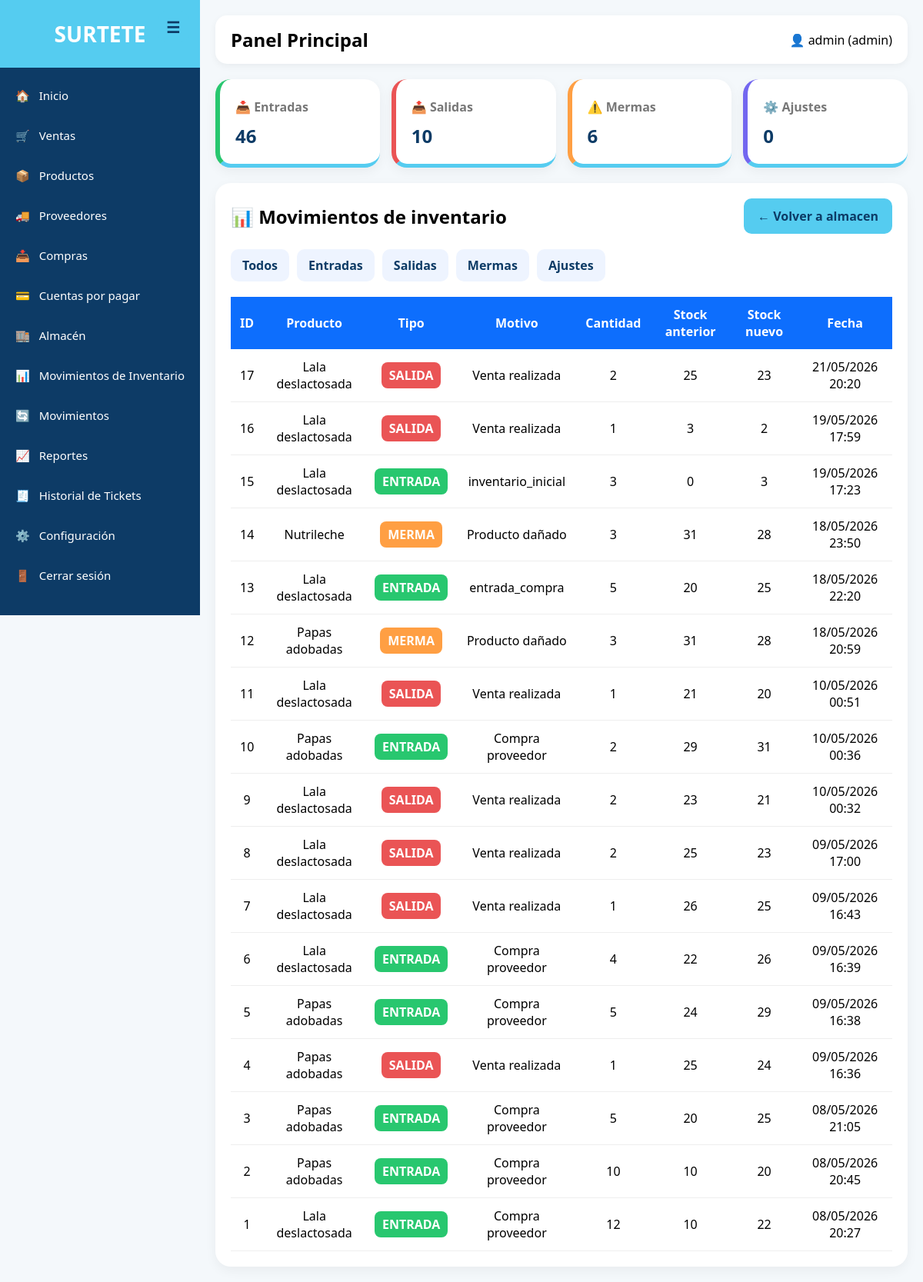
The page /inventario/index.php (signed in) on the database its author committed.
### tables this page shows
CREATE TABLE `movimientos_inventario` (
  `id` int(11) NOT NULL,
  `producto_id` int(11) NOT NULL,
  `lote_id` int(11) DEFAULT NULL,
  `usuario_id` int(11) DEFAULT NULL,
  `tipo` enum('entrada','salida','ajuste','merma','devolucion') NOT NULL,
  `motivo` varchar(255) DEFAULT NULL,
  `cantidad` int(11) NOT NULL,
  `stock_anterior` int(11) NOT NULL,
  `stock_nuevo` int(11) NOT NULL,
  `referencia_id` int(11) DEFAULT NULL,
  `referencia_tabla` varchar(50) DEFAULT NULL,
  `fecha` timestamp NOT NULL DEFAULT current_timestamp()
);

CREATE TABLE `productos` (
  `id` int(11) NOT NULL,
  `codigo_barras` varchar(50) DEFAULT NULL,
  `nombre` varchar(150) NOT NULL,
  `descripcion` text DEFAULT NULL,
  `precio_compra` decimal(10,2) DEFAULT NULL,
  `precio_venta` decimal(10,2) DEFAULT NULL,
  `stock` int(11) DEFAULT 0,
  `categoria_id` int(11) DEFAULT NULL
);

### inventario/index.php (the view, shortened to what this page needs)
<?php
include("../config/db.php");
$filtro = "";
$sql = "
SELECT
movimientos_inventario.*,
productos.nombre AS producto
FROM movimientos_inventario
INNER JOIN productos
ON movimientos_inventario.producto_id = productos.id
$filtro
ORDER BY movimientos_inventario.id DESC
";
$stmt = $conexion->query($sql);
$movimientos = $stmt->fetchAll();
$entradas = $conexion->query("
SELECT IFNULL(SUM(cantidad),0) total
FROM movimientos_inventario
WHERE tipo = 'entrada'
")->fetch()['total'];
$salidas = $conexion->query("
SELECT IFNULL(SUM(cantidad),0) total
FROM movimientos_inventario
WHERE tipo = 'salida'
")->fetch()['total'];
$mermas = $conexion->query("
SELECT IFNULL(SUM(cantidad),0) total
FROM movimientos_inventario
WHERE tipo = 'merma'
")->fetch()['total'];
$ajustes = $conexion->query("
SELECT IFNULL(SUM(cantidad),0) total
FROM movimientos_inventario
WHERE tipo = 'ajuste'
")->fetch()['total'];
?>
<!DOCTYPE html>
<html lang="es">
<head>
<link rel="stylesheet" href="../assets/css/style.css">
</head>
<body>
<?php include("../includes/sidebar.php"); ?>
<div class="main">
<?php include("../includes/topbar.php"); ?>
<div class="cards">
    <div class="card entrada">
        <p>📥 Entradas</p>
        <h2><?php echo $entradas; ?></h2>
    </div>
    <div class="card salida">
        <p>📤 Salidas</p>
        <h2><?php echo $salidas; ?></h2>
    </div>
    <div class="card merma">
        <p>⚠️ Mermas</p>
        <h2><?php echo $mermas; ?></h2>
    </div>
    <div class="card ajuste">
        <p>⚙️ Ajustes</p>
        <h2><?php echo $ajustes; ?></h2>
    </div>
</div>
<div class="table-container">
<div class="top-actions">
<h2>📊 Movimientos de inventario</h2>
<a href="../almacen/index.php" class="btn">
← Volver a almacen
</a>
</div>
<div class="filtros" style="margin-bottom:20px;">
<a href="index.php">Todos</a>
<a href="?tipo=entrada">Entradas</a>
<a href="?tipo=salida">Salidas</a>
<a href="?tipo=merma">Mermas</a>
<a href="?tipo=ajuste">Ajustes</a>
</div>
<table>
<thead>
<tr>
<th>ID</th>
<th>Producto</th>
<th>Tipo</th>
<th>Motivo</th>
<th>Cantidad</th>
<th>Stock anterior</th>
<th>Stock nuevo</th>
<th>Fecha</th>
</tr>
</thead>
<tbody>
<?php foreach($movimientos as $m): ?>
<?php
$clase = "tipo-ajuste";
if($m['tipo'] == 'entrada'){
    $clase = "tipo-entrada";
}
if($m['tipo'] == 'salida'){
    $clase = "tipo-salida";
}
if($m['tipo'] == 'merma'){
    $clase = "tipo-merma";
}
?>
<tr>
<td><?php echo $m['id']; ?></td>
<td><?php echo $m['producto']; ?></td>
<td>
<span class="tipo <?php echo $clase; ?>">
<?php echo strtoupper($m['tipo']); ?>
</span>
</td>
<td><?php echo $m['motivo']; ?></td>
<td><?php echo $m['cantidad']; ?></td>
<td><?php echo $m['stock_anterior']; ?></td>
<td><?php echo $m['stock_nuevo']; ?></td>
<td>
<?php echo date("d/m/Y H:i", strtotime($m['fecha'])); ?>
</td>
</tr>
<?php endforeach; ?>
</tbody>
</table>
</div>
</div>
</body>
</html>

### assets/css/style.css (style rules this page uses)
* { margin:0; padding:0; box-sizing:border-box; }
body { font-family:'Segoe UI',sans-serif; background:#f4f8fb; }
.main { margin-left:240px; padding:20px; }
.cards { display:grid; grid-template-columns:repeat(auto-fit,minmax(220px,1fr)); gap:20px; }
.card { background:white; border-radius:20px; padding:25px; transition:.3s; cursor:pointer; border-bottom:5px solid #55ccf0; box-shadow:0 5px 15px rgba(0,0,0,0.05); }
.card p { color:#777; margin-top:5px; }

### inventario/index.php (style rules this page uses)
.cards { display:grid; grid-template-columns:repeat(4,1fr); gap:15px; margin-bottom:20px; }
.card { background:white; padding:20px; border-radius:20px; box-shadow:0 5px 15px rgba(0,0,0,0.05); }
.card h2 { margin-top:10px; color:#0d3b66; }
.card p { color:#777; font-weight:bold; }
.entrada { border-left:6px solid #28c76f; }
.salida { border-left:6px solid #ea5455; }
.merma { border-left:6px solid #ff9f43; }
.ajuste { border-left:6px solid #7367f0; }
.table-container { background:white; padding:20px; border-radius:20px; box-shadow:0 5px 15px rgba(0,0,0,0.05); }
.top-actions { display:flex; justify-content:space-between; align-items:center; margin-bottom:20px; }
.btn { background:#55ccf0; color:#0d3b66; padding:12px 18px; text-decoration:none; border-radius:10px; font-weight:bold; }
.filtros { display:flex; gap:10px; }
.filtros a { padding:10px 15px; border-radius:10px; text-decoration:none; background:#eef4ff; color:#0d3b66; font-weight:bold; }
table { width:100%; border-collapse:collapse; }
table th { background:#0d6efd; color:white; padding:12px; }
table td { padding:12px; border-bottom:1px solid #eee; text-align:center; }
.tipo { padding:6px 10px; border-radius:8px; color:white; font-weight:bold; }
.tipo-entrada { background:#28c76f; }
.tipo-salida { background:#ea5455; }
.tipo-merma { background:#ff9f43; }

### includes/sidebar.php (style rules this page uses)
.main { margin-left:260px; transition:.3s; padding:20px; }

### rows shown on the page
movimientos_inventario: id "17", producto.nombre "Lala deslactosada", tipo "SALIDA", motivo "Venta realizada", cantidad "2", stock_anterior "25", stock_nuevo "23", fecha "21/05/2026 20:20"
movimientos_inventario: id "16", producto.nombre "Lala deslactosada", tipo "SALIDA", motivo "Venta realizada", cantidad "1", stock_anterior "3", stock_nuevo "2", fecha "19/05/2026 17:59"
movimientos_inventario: id "15", producto.nombre "Lala deslactosada", tipo "ENTRADA", motivo "inventario_inicial", cantidad "3", stock_anterior "0", stock_nuevo "3", fecha "19/05/2026 17:23"
movimientos_inventario: id "14", producto.nombre "Nutrileche", tipo "MERMA", motivo "Producto dañado", cantidad "3", stock_anterior "31", stock_nuevo "28", fecha "18/05/2026 23:50"
movimientos_inventario: id "13", producto.nombre "Lala deslactosada", tipo "ENTRADA", motivo "entrada_compra", cantidad "5", stock_anterior "20", stock_nuevo "25", fecha "18/05/2026 22:20"
movimientos_inventario: id "12", producto.nombre "Papas adobadas", tipo "MERMA", motivo "Producto dañado", cantidad "3", stock_anterior "31", stock_nuevo "28", fecha "18/05/2026 20:59"
movimientos_inventario: id "11", producto.nombre "Lala deslactosada", tipo "SALIDA", motivo "Venta realizada", cantidad "1", stock_anterior "21", stock_nuevo "20", fecha "10/05/2026 00:51"
movimientos_inventario: id "10", producto.nombre "Papas adobadas", tipo "ENTRADA", motivo "Compra proveedor", cantidad "2", stock_anterior "29", stock_nuevo "31", fecha "10/05/2026 00:36"
movimientos_inventario: id "9", producto.nombre "Lala deslactosada", tipo "SALIDA", motivo "Venta realizada", cantidad "2", stock_anterior "23", stock_nuevo "21", fecha "10/05/2026 00:32"
movimientos_inventario: id "8", producto.nombre "Lala deslactosada", tipo "SALIDA", motivo "Venta realizada", cantidad "2", stock_anterior "25", stock_nuevo "23", fecha "09/05/2026 17:00"
movimientos_inventario: id "7", producto.nombre "Lala deslactosada", tipo "SALIDA", motivo "Venta realizada", cantidad "1", stock_anterior "26", stock_nuevo "25", fecha "09/05/2026 16:43"
movimientos_inventario: id "6", producto.nombre "Lala deslactosada", tipo "ENTRADA", motivo "Compra proveedor", cantidad "4", stock_anterior "22", stock_nuevo "26", fecha "09/05/2026 16:39"
movimientos_inventario: id "5", producto.nombre "Papas adobadas", tipo "ENTRADA", motivo "Compra proveedor", cantidad "5", stock_anterior "24", stock_nuevo "29", fecha "09/05/2026 16:38"
movimientos_inventario: id "4", producto.nombre "Papas adobadas", tipo "SALIDA", motivo "Venta realizada", cantidad "1", stock_anterior "25", stock_nuevo "24", fecha "09/05/2026 16:36"
movimientos_inventario: id "3", producto.nombre "Papas adobadas", tipo "ENTRADA", motivo "Compra proveedor", cantidad "5", stock_anterior "20", stock_nuevo "25", fecha "08/05/2026 21:05"
movimientos_inventario: id "2", producto.nombre "Papas adobadas", tipo "ENTRADA", motivo "Compra proveedor", cantidad "10", stock_anterior "10", stock_nuevo "20", fecha "08/05/2026 20:45"
movimientos_inventario: id "1", producto.nombre "Lala deslactosada", tipo "ENTRADA", motivo "Compra proveedor", cantidad "12", stock_anterior "10", stock_nuevo "22", fecha "08/05/2026 20:27"

### other values the page prints
$_SESSION['usuario'] "admin"
$_SESSION['rol'] "admin"
$entradas "46"
$salidas "10"
$mermas "6"
$ajustes "0"
